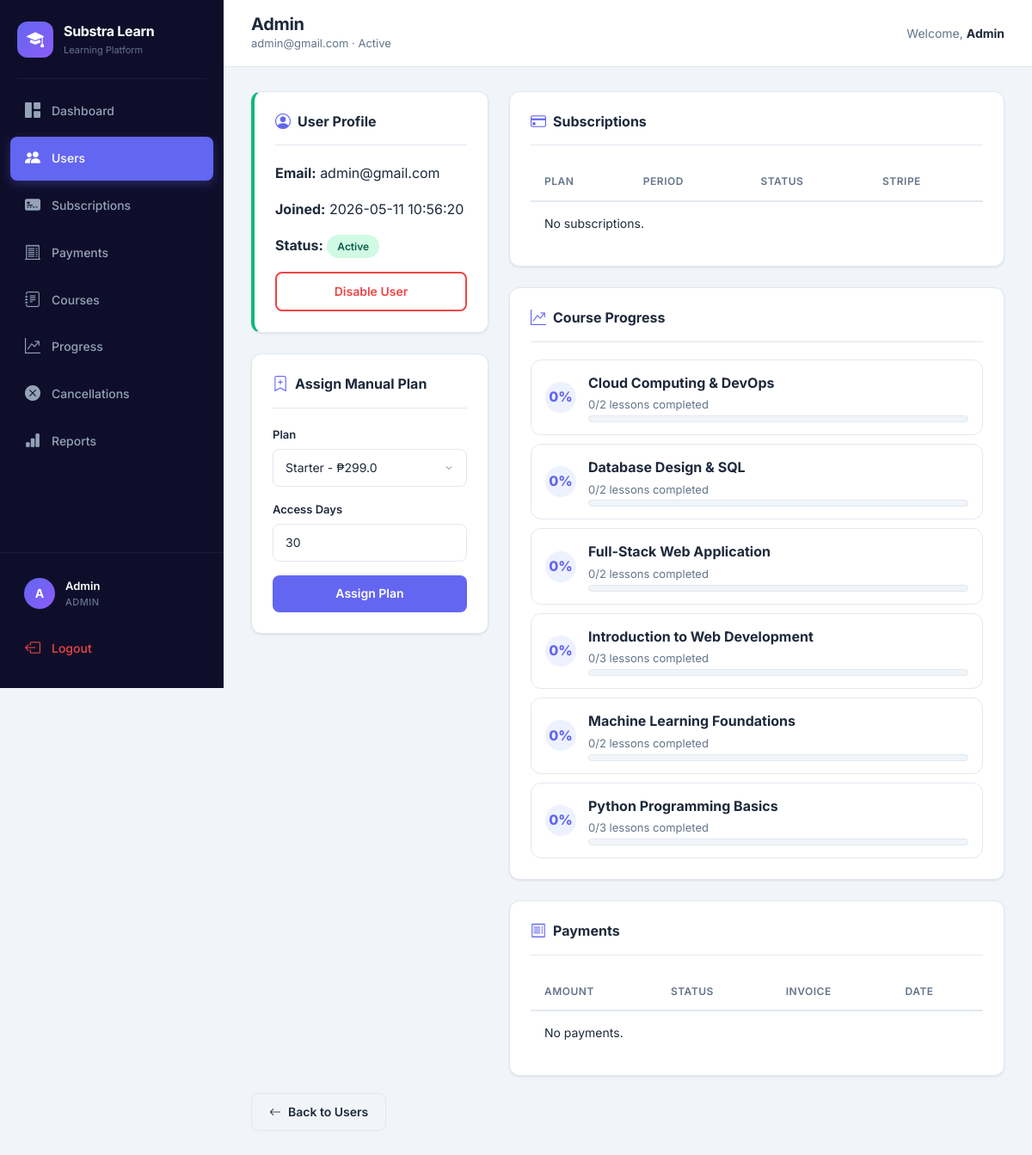
Before: /admin/user/1 (signed in) with the older database file.
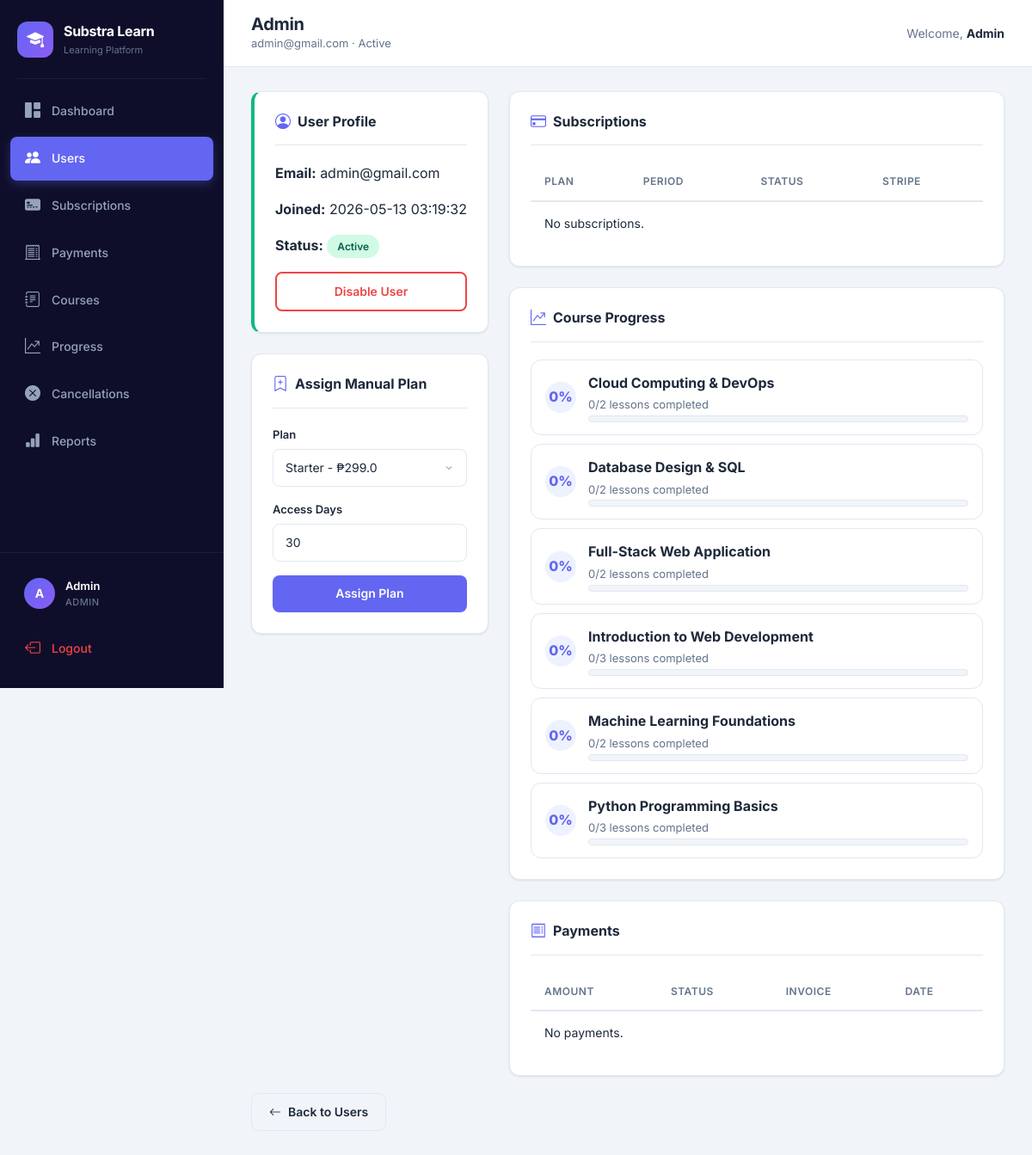
After: the same page with the newer database file.
### tables this page shows
CREATE TABLE users (
    id INTEGER PRIMARY KEY AUTOINCREMENT,
    name TEXT NOT NULL,
    email TEXT UNIQUE NOT NULL,
    password TEXT NOT NULL,
    role TEXT DEFAULT 'user',
    status TEXT DEFAULT 'active',
    created_at TEXT DEFAULT (datetime('now'))
);

CREATE TABLE courses (
    id INTEGER PRIMARY KEY AUTOINCREMENT,
    title TEXT NOT NULL,
    description TEXT DEFAULT '',
    plan_id INTEGER NOT NULL,
    status TEXT DEFAULT 'draft',
    thumbnail_url TEXT DEFAULT '',
    level TEXT DEFAULT '',
    duration TEXT DEFAULT '',
    created_at TEXT DEFAULT (datetime('now')),
    FOREIGN KEY (plan_id) REFERENCES plans(id)
);

### app.py (the view)
@app.route("/admin/user/<int:user_id>")
@admin_required
def admin_user_detail(user_id):
    conn = get_db()
    user = conn.execute("SELECT * FROM users WHERE id=?", (user_id,)).fetchone()
    if not user:
        conn.close()
        flash("User not found", "danger")
        return redirect("/admin/users")
    subs = conn.execute(
        """
        SELECT s.*, p.name as plan_name, p.price, p.billing_cycle
        FROM subscriptions s JOIN plans p ON s.plan_id=p.id
        WHERE s.user_id=? ORDER BY s.id DESC
        """,
        (user_id,),
    ).fetchall()
    progress = conn.execute(
        """
        SELECT c.id, c.title, COUNT(DISTINCT l.id) total_lessons, COUNT(DISTINCT lp.lesson_id) completed_lessons
        FROM courses c
        LEFT JOIN lessons l ON l.course_id=c.id
        LEFT JOIN lesson_progress lp ON lp.lesson_id=l.id AND lp.user_id=?
        GROUP BY c.id ORDER BY c.title
        """,
        (user_id,),
    ).fetchall()
    payments = conn.execute("SELECT * FROM payments WHERE user_id=? ORDER BY id DESC", (user_id,)).fetchall()
    plans = conn.execute("SELECT * FROM plans WHERE status='active' ORDER BY price").fetchall()
    conn.close()
    return render_template("admin_user_detail.html", user=user, subs=subs, progress=progress, payments=payments, plans=plans)

### app.py (called while the page is built, shortened)
def get_db():
    db_path = os.getenv("DATABASE_PATH", "database.db")
    conn = sqlite3.connect(db_path, timeout=10)
    conn.row_factory = sqlite3.Row
    conn.execute("PRAGMA journal_mode=WAL")
    conn.execute("PRAGMA busy_timeout=10000")
    return conn

def get_csrf_token():
    if "_csrf_token" not in session:
        session["_csrf_token"] = secrets.token_urlsafe(32)
    return session["_csrf_token"]

@app.context_processor
def inject_helpers():
    def csrf_field():
        return Markup(f'<input type="hidden" name="csrf_token" value="{escape(get_csrf_token())}">')
    return {"csrf_token": get_csrf_token, "csrf_field": csrf_field}

@app.before_request
def protect_posts():
    if request.method != "POST":
        return

def admin_required(func):
    @wraps(func)
    def wrapper(*args, **kwargs):
        if "user_id" not in session or session.get("role") != "admin":
            flash("Access denied", "danger")
            return redirect("/login")
        return func(*args, **kwargs)
    return wrapper

@app.before_request
def refresh_admin_badges():
    if session.get("role") == "admin":
        conn = get_db()
        pending = conn.execute("SELECT COUNT(*) FROM cancellation_requests WHERE status='pending'").fetchone()[0]
        failed = conn.execute("SELECT COUNT(*) FROM payments WHERE status='failed'").fetchone()[0]
        conn.close()
        session["pending_count"] = pending
        session["failed_payment_count"] = failed

### templates/admin_user_detail.html
{% extends "base.html" %}
{% block page_title %}{{ user['name'] }}{% endblock %}
{% block page_subtitle %}{{ user['email'] }} · {{ user['status']|title }}{% endblock %}
{% block content %}
<div class="row g-4">
  <div class="col-lg-4"><div class="content-card active-sub-card"><div class="card-header-custom"><h2 class="card-title"><i class="bi bi-person-circle"></i> User Profile</h2></div><p><strong>Email:</strong> {{ user['email'] }}</p><p><strong>Joined:</strong> {{ user['created_at'] }}</p><p><strong>Status:</strong> <span class="badge-status {{ 'badge-active' if user['status']=='active' else 'badge-expired' }}">{{ user['status']|title }}</span></p><form method="POST" action="/admin/user/{{ user['id'] }}/toggle_status" onsubmit="return confirmSubmit('Change this user status?')">{{ csrf_field()|safe }}<button class="btn-custom btn-outline-danger w-100">{{ 'Disable' if user['status']=='active' else 'Enable' }} User</button></form></div>
  <div class="content-card mt-4"><div class="card-header-custom"><h2 class="card-title"><i class="bi bi-bookmark-plus"></i> Assign Manual Plan</h2></div><form method="POST" action="/admin/user/{{ user['id'] }}/assign_plan">{{ csrf_field()|safe }}<div class="form-group"><label class="form-label">Plan</label><select name="plan_id" class="form-input">{% for p in plans %}<option value="{{ p['id'] }}">{{ p['name'] }} - ₱{{ p['price'] }}</option>{% endfor %}</select></div><div class="form-group"><label class="form-label">Access Days</label><input type="number" name="days" value="30" min="1" class="form-input"></div><button class="btn-custom btn-primary-custom w-100">Assign Plan</button></form></div></div>
  <div class="col-lg-8"><div class="content-card"><div class="card-header-custom"><h2 class="card-title"><i class="bi bi-credit-card"></i> Subscriptions</h2></div><div class="table-wrapper"><table class="table-custom"><thead><tr><th>Plan</th><th>Period</th><th>Status</th><th>Stripe</th></tr></thead><tbody>{% for s in subs %}<tr><td>{{ s['plan_name'] }}</td><td>{{ s['start_date'] }} → {{ s['end_date'] }}</td><td><span class="badge-status {{ 'badge-active' if s['status']=='active' else 'badge-expired' }}">{{ s['status']|title }}</span></td><td><span class="text-muted-custom">{{ s['stripe_subscription_id'] or 'Manual/local' }}</span></td></tr>{% else %}<tr><td colspan="4">No subscriptions.</td></tr>{% endfor %}</tbody></table></div></div>
  <div class="content-card mt-4"><div class="card-header-custom"><h2 class="card-title"><i class="bi bi-graph-up-arrow"></i> Course Progress</h2></div><div class="lesson-list">{% for r in progress %}{% set percent = ((r['completed_lessons'] / r['total_lessons'] * 100)|round|int) if r['total_lessons'] else 0 %}<div class="lesson-row"><div class="lesson-number">{{ percent }}%</div><div class="lesson-info"><strong>{{ r['title'] }}</strong><span>{{ r['completed_lessons'] }}/{{ r['total_lessons'] }} lessons completed</span><div class="progress-track progress-track-sm"><div class="progress-fill" style="width: {{ percent }}%;"></div></div></div></div>{% endfor %}</div></div>
  <div class="content-card mt-4"><div class="card-header-custom"><h2 class="card-title"><i class="bi bi-receipt"></i> Payments</h2></div><div class="table-wrapper"><table class="table-custom"><thead><tr><th>Amount</th><th>Status</th><th>Invoice</th><th>Date</th></tr></thead><tbody>{% for p in payments %}<tr><td>{{ p['currency'] }} {{ "%.2f"|format(p['amount']) }}</td><td>{{ p['status'] }}</td><td>{{ p['stripe_invoice_id'] or '—' }}</td><td>{{ p['paid_at'] or p['created_at'] }}</td></tr>{% else %}<tr><td colspan="4">No payments.</td></tr>{% endfor %}</tbody></table></div></div></div>
</div>
<div style="margin-top:20px;"><a href="/admin/users" class="btn-custom btn-secondary-custom"><i class="bi bi-arrow-left"></i> Back to Users</a></div>
{% endblock %}

### templates/base.html (shortened to what this page needs)
<!DOCTYPE html>
<html lang="en">
<head>
    <link href="https://cdn.jsdelivr.net/npm/bootstrap@5.3.0/dist/css/bootstrap.min.css" rel="stylesheet">
    <link href="https://cdn.jsdelivr.net/npm/bootstrap-icons@1.11.0/font/bootstrap-icons.css" rel="stylesheet">
    <link href="/static/style.css" rel="stylesheet">
</head>
<body>
{% if session.get('user_id') %}
<aside class="sidebar" id="sidebar">
    <div class="sidebar-brand">
        <div class="brand-icon"><i class="bi bi-mortarboard-fill"></i></div>
        <div><span class="brand-name">Substra Learn</span><span class="brand-tagline">Learning Platform</span></div>
    </div>
    <div class="sidebar-divider"></div>
    <nav class="sidebar-nav">
        {% if session.get('role') == 'admin' %}
            <a href="/admin" class="nav-item {% if request.path == '/admin' %}active{% endif %}"><i class="bi bi-grid-1x2-fill"></i><span>Dashboard</span></a>
            <a href="/admin/users" class="nav-item {% if request.path.startswith('/admin/user') or request.path == '/admin/users' %}active{% endif %}"><i class="bi bi-people-fill"></i><span>Users</span></a>
            <a href="/admin/subscriptions" class="nav-item {% if request.path.startswith('/admin/subscription') %}active{% endif %}"><i class="bi bi-credit-card-2-front-fill"></i><span>Subscriptions</span></a>
            <a href="/admin/payments" class="nav-item "><i class="bi bi-receipt-cutoff"></i><span>Payments</span></a>
            <a href="/admin/courses" class="nav-item {% if request.path.startswith('/admin/course') or request.path == '/admin/courses' %}active{% endif %}"><i class="bi bi-journal-text"></i><span>Courses</span></a>
            <a href="/admin/progress" class="nav-item {% if request.path == '/admin/progress' %}active{% endif %}"><i class="bi bi-graph-up-arrow"></i><span>Progress</span></a>
            <a href="/admin/cancellations" class="nav-item "><i class="bi bi-x-circle-fill"></i><span>Cancellations</span></a>
            <a href="/admin/reports" class="nav-item {% if request.path == '/admin/reports' %}active{% endif %}"><i class="bi bi-bar-chart-fill"></i><span>Reports</span></a>
        {% endif %}
    </nav>
    <div class="sidebar-footer">
        <div class="user-card"><div class="user-avatar">{{ session.get('user_name', 'U')[0]|upper }}</div><div class="user-info"><span class="user-name">{{ session.get('user_name') }}</span><span class="user-role">{{ session.get('role')|upper }}</span></div></div>
        <a href="/logout" class="nav-item logout-btn"><i class="bi bi-box-arrow-left"></i><span>Logout</span></a>
    </div>
</aside>
<main class="main-content">
    <header class="topbar">
        <div class="topbar-left"><div><h1 class="page-title">{% block page_title %}{% endblock %}</h1><p class="page-subtitle">{% block page_subtitle %}{% endblock %}</p></div></div>
        <div class="topbar-right"><span class="topbar-greeting">Welcome, <strong>{{ session.get('user_name') }}</strong></span></div>
    </header>
    <div class="page-content">{% block content %}{% endblock %}</div>
</main>
{% else %}
    {% block auth_content %}{% endblock %}
{% endif %}
</body>
</html>

Changed rows visible on the page:
changed users "Admin": created_at "2026-05-11 10:56:20" → "2026-05-13 03:19:32"
